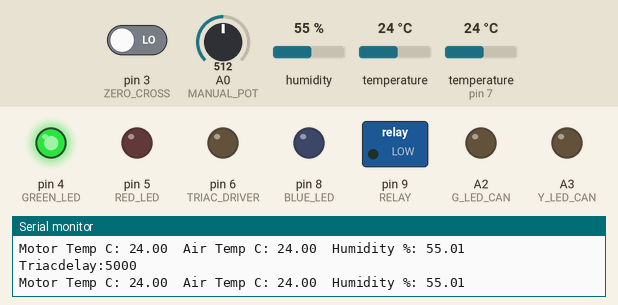
This sketch was run on a simulated Arduino Pro Mini, built with avr-gcc and run on an emulated ATmega328P. On the bench: switched loads named in the sketch (green lamp = pin HIGH), output pins drawn as LEDs (lit = HIGH), the last lines printed to the serial monitor. Wiring (inferred from the names in the program): HTU21/Si7021 sensor at I2C address 0x40. The inputs (shaded band) are chosen by the test bench; at power-on: A0 (MANUAL_POT) = 512, temperature 24 °C, temperature (sensor on pin 7) 24 °C, pin 3 (ZERO_CROSS) LOW, humidity 55 %.

Above: at 2.3 s.
2.4 s: A0 (MANUAL_POT) set to 118
5.4 s: A0 (MANUAL_POT) set to 107
At 5.8 s:
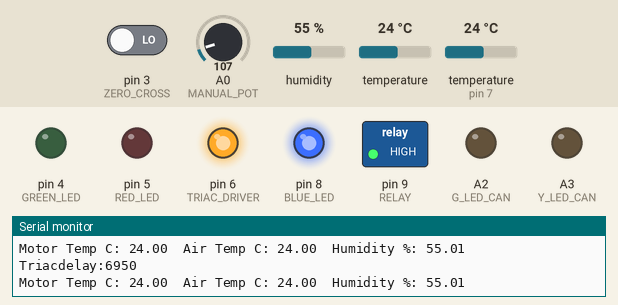
6.9 s: A0 (MANUAL_POT) set to 306
At 8.0 s:
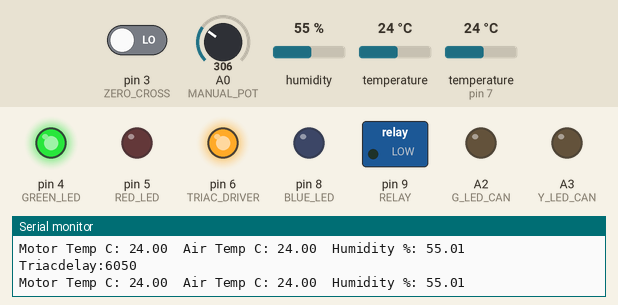
8.5 s: temperature (sensor 0) set to 10.6 °C
10.0 s: temperature (sensor 0) set to 9.5 °C
11.5 s: temperature (sensor on pin 7) set to 10.5 °C
14.5 s: temperature (sensor on pin 7) set to 9.6 °C
Timing chart, 0 to 17.0 s (numbered marks = the images above; inputs shaded):
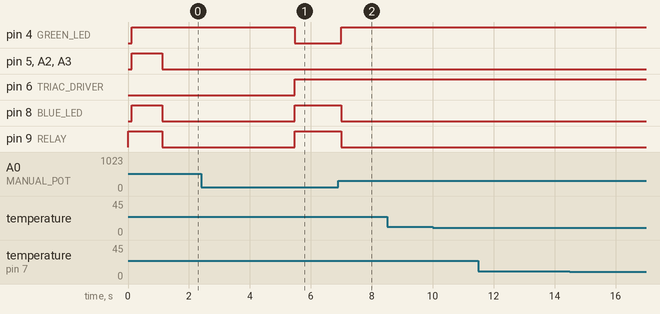

Measured:
- the behaviour switches between 113 and 112 on A0 (MANUAL_POT) (found by bisection; images 0 and 1)
- after the input at 5.4 s, pin 4 (GREEN_LED): HIGH → LOW after 0.07 s; pin 6 (TRIAC_DRIVER), pin 8 (BLUE_LED), pin 9 (RELAY): LOW → HIGH after 0.07 s
- after the input at 6.9 s, pin 4 (GREEN_LED): LOW → HIGH after 0.10 s; pin 8 (BLUE_LED), pin 9 (RELAY): HIGH → LOW after 0.10 s

The sketch:

AC_Fan_Controller.ino
```cpp
/*
Name:		AC_controller_V01.ino
Created:	5/2/2016 1:16:58 PM
Author:	Tom


#Known issues:
-Use optibootloader else watchdog timer, does not work! (change boards.txt accordingly) https://andreasrohner.at/posts/Electronics/How-to-make-the-Watchdog-Timer-work-on-an-Arduino-Pro-Mini-by-replacing-the-bootloader/


#Info
Default values nu sensors attached: Motor Temp C: -127.00	Air Temp C: -47.54	Humidity %: -6.49

#Sources
SI7021: http://www.dfrobot.com/wiki/index.php/SI7021_Temperature_and_humidity_sensor_SKU:TOY0054
watchdog: http://folk.uio.no/jeanra/Microelectronics/ArduinoWatchdog.html


#TO DO:
-If no motor temp sensor is detected, use safe minimum delay value
-Add program state where motor temp is to high and speed is austed to cool extra, else shutdown
-Temp used for determining speed. if threshold 26 is reached speed will increase
-Disable interrupts. in full on and off state. instead of off flag
*/


///Libraries
#include <Wire.h>
#include <OneWire.h>
#include <DallasTemperature.h>
#include <avr/wdt.h>            // library for default watchdog functions
#include <avr/interrupt.h>      // library for interrupts handling
#include <util/delay.h>  //for _delay_ms() that can be used inside the ISR

///Pin definements
#define CAN_INT 2
#define ZERO_CROSS 3
#define GREEN_LED 4
#define RED_LED 5
#define TRIAC_DRIVER 6
#define MOTOR_TEMP 7
#define BLUE_LED 8
#define RELAY 9
#define CAN_CS 10
#define MOSI 11
#define MISO 12
#define SCK 13
#define MANUAL_POT A0
#define LOAD_CURRENT A1
#define G_LED_CAN A2
#define Y_LED_CAN A3
#define SDA A4
#define SCL A5

///Other definements
#define BAUD 9600 //Serial UART baud rate
#define ADDRI2C 0x40 //Temp/RH sensor SI7021 adress

///Library objects
OneWire oneWire(MOTOR_TEMP); //dallas temp sensor. create onewire bus on this pin
DallasTemperature sensors(&oneWire); // Pass our oneWire reference to Dallas Temperature.
DeviceAddress insideThermometer; // arrays to hold device address

///Globals: main variables
int triacDelay = 0;

///Globals: support variables
boolean offFlag = true;


/// the setup function runs once when you press reset or power the board
void setup() {
	//wdt_enable(WDTO_4S); //enable watchdog timer 4sec
	configure_wdt();

	///initialize pinmodes
	//pinMode(CAN_INT, INPUT); //Not necessary, beacause all pins are defined as input as default
	//pinMode(ZERO_CROSS, INPUT); //Not necessary, beacause all pins are defined as input as default
	pinMode(GREEN_LED, OUTPUT);
	pinMode(RED_LED, OUTPUT);
	pinMode(TRIAC_DRIVER, OUTPUT);
	//pinMode(MOTOR_TEMP, INPUT); //Not necessary, library for sensor initializes this pin
	pinMode(BLUE_LED, OUTPUT);
	pinMode(RELAY, OUTPUT);
	digitalWrite(RELAY, HIGH); //relay is active low. when program starts relay must be high to be safe
	pinMode(CAN_CS, OUTPUT);
	//pinMode(MOSI, OUTPUT); //Not necessary
	//pinMode(MISO, OUTPUT); //Not necessary
	//pinMode(SCK, OUTPUT);  //Not necessary
	//pinMode(MANUAL_POT, INPUT); //Not necessary, beacause all pins are defined as input as default
	//pinMode(LOAD_CURRENT, INPUT); //Not necessary, beacause all pins are defined as input as default
	pinMode(G_LED_CAN, OUTPUT);
	pinMode(Y_LED_CAN, OUTPUT);

	///Setup UART serial
	Serial.begin(BAUD);

	///Initialize temp/RH sensor SI7021
	Wire.begin();
	delay(100);
	Wire.beginTransmission(ADDRI2C);
	Wire.endTransmission();

	///Initializes motor temp sensor
	sensors.begin(); //Search for one wire sensors on the bus
	Serial.print("Found ");
	Serial.print(sensors.getDeviceCount(), DEC);
	Serial.println(" oneWire devices.");

	// Method 1: Save found onewire adresses
	// Search for devices on the bus and assign based on an index. Ideally,
	// you would do this to initially discover addresses on the bus and then
	// use those addresses and manually assign them (see above) once you know
	// the devices on your bus (and assuming they don't change).
	if (!sensors.getAddress(insideThermometer, 0)) Serial.println("Unable to find address for Device 0");

	sensors.setResolution(insideThermometer, 9);// set the resolution to 9 bit (Each Dallas/Maxim device is capable of several different resolutions)


	attachInterrupt(digitalPinToInterrupt(ZERO_CROSS), zerocross, RISING);

	///Setup completed, blink all RGB LED for a sec
	digitalWrite(RED_LED, HIGH);
	digitalWrite(GREEN_LED, HIGH);
	digitalWrite(BLUE_LED, HIGH);
	digitalWrite(G_LED_CAN, HIGH);
	digitalWrite(Y_LED_CAN, HIGH);

	delay(1000);
	digitalWrite(RED_LED, LOW);
	digitalWrite(GREEN_LED, LOW);
	digitalWrite(BLUE_LED, LOW);
	digitalWrite(G_LED_CAN, LOW);
	digitalWrite(Y_LED_CAN, LOW);
}

// the loop function runs over and over again until power down or reset
void loop() {
	wdt_reset(); //reset watchdog timer


	int potentiometer = analogRead(MANUAL_POT); //variable that stores potentiometer value (0-1023)// read the input on analog pin 0:
	int potPercent = map(potentiometer, 0, 1023, 0, 100);
	int potState = 0;


	if (potPercent <= 10) potState = 0; //off
	if (potPercent > 10 && potPercent < 90) potState = 1; //manual control
	if (potPercent >= 90 && potPercent < 95) potState = 2; //auto control based on air temperature
	if (potPercent >= 95) potState = 3; //full on

	switch (potState)
	{
	case 0: //off state. Relay open (triac closed, safety feature if relays fails)
		offFlag = true;
		digitalWrite(RELAY, !LOW);
		digitalWrite(TRIAC_DRIVER, HIGH); //safety to prevent motor temp rising due tho triac leackage current (motor is aircooled) if relay fails.

		digitalWrite(RED_LED, LOW);
		digitalWrite(GREEN_LED, LOW);
		digitalWrite(BLUE_LED, HIGH);
		break;
	case 1: //Manual control
		digitalWrite(RELAY, !HIGH);
		offFlag = false;

		triacDelay = map(potPercent, 10, 90, 7000, 3000); //values 7000 and 3000 work best

		digitalWrite(RED_LED, LOW);
		digitalWrite(GREEN_LED, HIGH);
		digitalWrite(BLUE_LED, LOW);
		break;
	case 2:

		break;
	case 3: //full on state
		digitalWrite(RELAY, !HIGH);
		offFlag = true;
		digitalWrite(TRIAC_DRIVER, HIGH);
		digitalWrite(RED_LED, HIGH);
		digitalWrite(GREEN_LED, LOW);
		digitalWrite(BLUE_LED, LOW);
		break;
	default:
		break;
	}


	Serial.print("Triacdelay:");
	Serial.println(triacDelay);

	Serial.print("Motor Temp C: ");
	Serial.print(getMotorTemp());
	Serial.print("\t");

	Serial.print("Air Temp C: ");
	Serial.print(getAirTemp());
	Serial.print("\t");

	Serial.print("Humidity %: ");
	Serial.println(getHumidity());

	// print out the value you read:
	//Serial.print("pot:");
	//Serial.println(potentiometer);
}


/*
Set watchdog to 8S before causing an ISR
*/
void configure_wdt(void)
{

	cli();                           // disable interrupts for changing the registers

	MCUSR = 0;                       // reset status register flags

									 // Put timer in interrupt-only mode:
	WDTCSR |= 0b00011000;            // Set WDCE (5th from left) and WDE (4th from left) to enter config mode,
									 // using bitwise OR assignment (leaves other bits unchanged).
	WDTCSR = 0b01000000 | 0b100001; // set WDIE: interrupt enabled
									// clr WDE: reset disabled
									// and set delay interval (right side of bar) to 8 seconds

	sei();                           // re-enable interrupts
}


/*
50HZ equals 20ms
+---------------+
|   XX          |
|  X  X         |
| X    X    X   |
|       X  X    |
|        XX     |
+---------------+
0    10   20ms

By detection of a zero cross. the detector gives a high puls (of 500uS) [check onenote for scope screenshots
A triac turns can be turned on afther the voltage has reached the turn on threshold (actually the current provided at the gate) check datasheet.

Because we are switching an inductive load there is an phase shift between voltage and current. controller based on time isn't good enough.


*/
void zerocross() {
	if (offFlag == false) {
		delayMicroseconds(triacDelay);
		digitalWrite(TRIAC_DRIVER, HIGH);
		delay(4); //turn on puls, check datasheet for minimum turn on puls width
		digitalWrite(TRIAC_DRIVER, LOW);
	}
}
/*returns the temperature of the motor in celcius (DS1820 onewire)*/
float getMotorTemp()
{
	sensors.requestTemperatures(); // Send the command to get temperatures
	return sensors.getTempC(insideThermometer);
}

/*
return temp form the SI7021 sensor
*/
double getAirTemp() {
	/**Send command of initiating temperature measurement**/
	Wire.beginTransmission(ADDRI2C);
	Wire.write(0xE3);
	Wire.endTransmission();

	Wire.requestFrom(ADDRI2C, 2);

	int X0 = 0;
	int X1 = 0;
	double X = 0;
	double X_out = 0;
	if (Wire.available() <= 2);
	{
		X0 = Wire.read();
		X1 = Wire.read();
		X0 = X0 << 8;
		X_out = X0 + X1;
	}

	//Calculate temperature
	X = (175.72*X_out) / 65536;
	X = X - 46.85;
	return X;
}

double getHumidity() {
	/**Send command of initiating relative humidity measurement**/
	Wire.beginTransmission(ADDRI2C);
	Wire.write(0xE5);
	Wire.endTransmission();

	/**Read data of relative humidity**/
	Wire.requestFrom(ADDRI2C, 2);

	int Y0 = 0;
	int Y1 = 0;
	int Y2 = 0;
	double Y_out1 = 0;
	double Y_out2 = 0;
	double Y = 0;

	if (Wire.available() <= 2);
	{
		Y0 = Wire.read();
		Y2 = Y0 / 100;
		Y0 = Y0 % 100;
		Y1 = Wire.read();
		Y_out1 = Y2 * 25600;
		Y_out2 = Y0 * 256 + Y1;
	}

	/**Calculate and display relative humidity**/
	Y_out1 = (125 * Y_out1) / 65536;
	Y_out2 = (125 * Y_out2) / 65536;
	Y = Y_out1 + Y_out2;
	Y = Y - 6;
	return Y;
}


ISR(WDT_vect)
{
	//do special ISR stuff here, when MCU gets stuck
	//temp:
	digitalWrite(RELAY, !HIGH);
	digitalWrite(TRIAC_DRIVER, HIGH);

	digitalWrite(RED_LED, HIGH);
	digitalWrite(GREEN_LED, HIGH);
	digitalWrite(BLUE_LED, HIGH);
	digitalWrite(G_LED_CAN, LOW);
	digitalWrite(Y_LED_CAN, LOW);

	long i = 0;
	for (i = 0; i < 300000; i++) //delay for 5minutes
	{
		_delay_ms(1);
	}


	// Reboot MCU
	// configure
	MCUSR = 0;                          // reset flags

										// Put timer in reset-only mode:
	WDTCSR |= 0b00011000;               // Enter config mode.
	WDTCSR = 0b00001000 | 0b000000;    // clr WDIE (interrupt enable...7th from left)
									   // set WDE (reset enable...4th from left), and set delay interval
									   // reset system in 16 ms...
									   // unless wdt_disable() in loop() is reached first

									   // reboot
	while (1);
}
```
